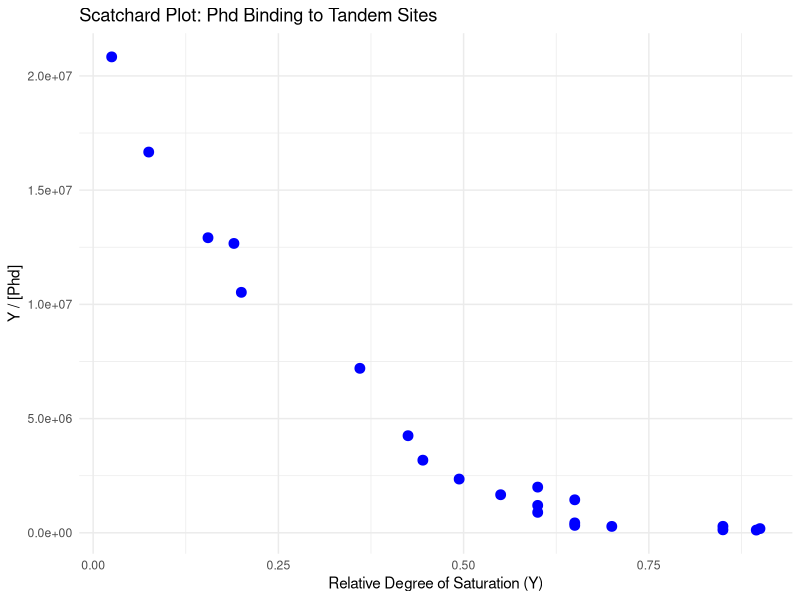
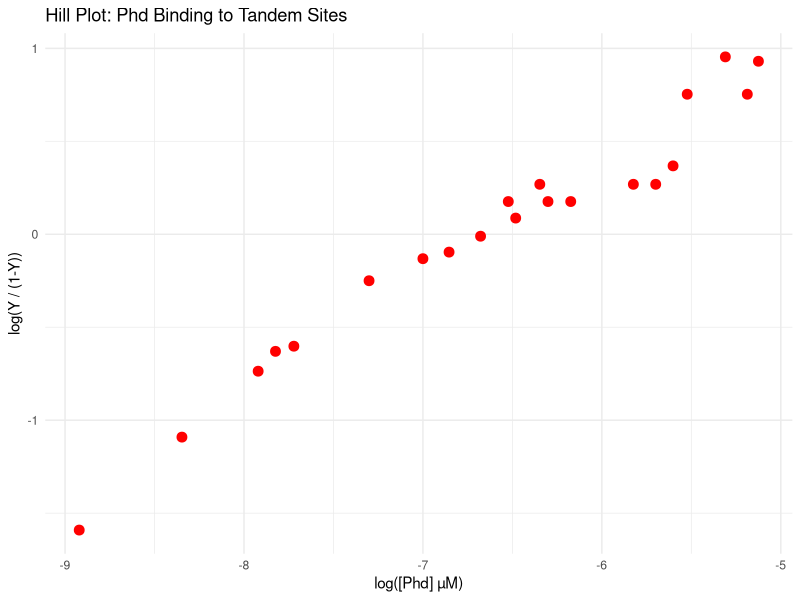

Reproduce these figures in R, in order.
# Author: Michael Jaggi
# Course: BCH 306 - Part "Binding equilibria and ITC" (Jelezarov)

# Load required libraries
library(ggplot2)
library(minpack.lm)

# Load data
Rel_Degree_Saturation <- c(0.025, 0.075, 0.155, 0.190, 0.200, 0.360, 0.425, 0.445, 0.494, 0.550, 0.600, 0.650, 0.600, 0.600, 0.650, 0.650, 0.700, 0.850, 0.900, 0.850, 0.895)

Free_Phd <- c(1.20E-09, 4.50E-09, 1.20E-08, 1.50E-08, 1.90E-08, 5.00E-08, 1.00E-07, 1.40E-07, 2.10E-07, 3.30E-07, 3.00E-07, 4.50E-07, 5.00E-07, 6.70E-07, 1.50E-06, 2.00E-06, 2.50E-06, 3.00E-06, 4.90E-06, 6.50E-06, 7.50E-06)

# Create data frame
data <- data.frame(Free_Phd, Rel_Degree_Saturation)

# Scatchard Plot
scatchard_plot <- ggplot(data, aes(x = Rel_Degree_Saturation, y = Rel_Degree_Saturation / Free_Phd)) +
  geom_point(size = 3, color = "blue") +
  labs(title = "Scatchard Plot: Phd Binding to Tandem Sites",
       x = "Relative Degree of Saturation (Y)",
       y = "Y / [Phd]") +
  theme_minimal()

print(scatchard_plot)

# Hill Plot
hill_data <- data.frame(logL = log10(Free_Phd), logY = log10(Rel_Degree_Saturation / (1 - Rel_Degree_Saturation)))
hill_plot <- ggplot(hill_data, aes(x = logL, y = logY)) +
  geom_point(size = 3, color = "red") +
  labs(title = "Hill Plot: Phd Binding to Tandem Sites",
       x = "log([Phd] µM)",
       y = "log(Y / (1-Y))") +
  theme_minimal()

print(hill_plot)

# Nonlinear Fitting using Cooperative Binding Model
binding_model <- function(params, Free_Phd, Rel_Degree_Saturation) {
  Kd = params[1]
  nH = params[2]
  predicted = (Free_Phd^nH) / (Kd^nH + Free_Phd^nH)
  return(predicted - Rel_Degree_Saturation)
}

# Initial guesses
params_start <- c(1e-8, 1.5)
fit <- nls.lm(par = params_start, fn = binding_model, Free_Phd = Free_Phd, Rel_Degree_Saturation = Rel_Degree_Saturation)
Kd_fit <- fit$par[1]
Hill_coeff <- fit$par[2]

cat("\nFitted Parameters:\n")
cat("Kd (Tandem Binding Sites):", Kd_fit, "M\n")
cat("Hill Coefficient (nH):", Hill_coeff, "\n")

# Comparison to Single Site KD
Kd_single <- 45e-6 # Given in problem statement
cat("\nComparison to Single-Site KD:\n")
cat("Single-Site KD:", Kd_single, "M\n")
cat("Ratio (Two-Site/Single-Site):", Kd_fit / Kd_single, "\n")
